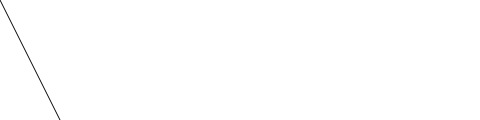
Frame 1 (no input)
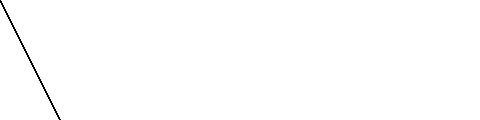
Frame 60 (no input)
Frame 120 (the mouse pressed at the canvas centre since frame 60): identical to frame 60, image omitted

The p5.js sketch that drew these frames (run headless with seeded random() and noise() and a simulated clock; from frame 60 on, the mouse is pressed at the canvas centre):

// p5.js sketch
// ── sketch.js
/*
note: 
Line (x1, y1, x2, y2); >>> pointStart = (x1, y1); pointEnd = (x2, y2);

triangle(x1, y1, x2, y2, x3, y3);

quad(x1, y1, x2, y2, x3, y3, x4, y4);

rect( x, y, width, height); >>> StartPoint(x, y);

ellipse(x, y, width, height); CenterPoint(x, y);

arc(x, y, width, heigth, start, stop); CenterPoint(x, y); width = width of the circle; height = height
of the circle; start = strat line of the arc; stop = end line of the arc;

*/
function setup() {
  createCanvas(480, 120);
}

function draw() {
  line(0,0, 100,200);
}
